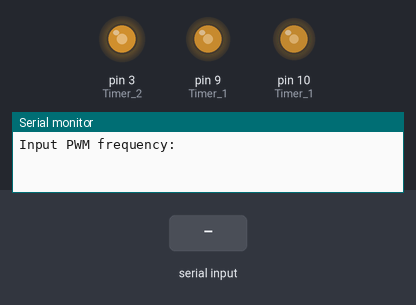
Simulated run of this sketch. Board: Arduino Uno, built with avr-gcc and run on an emulated ATmega328P. Parts: output pins drawn as LEDs (lit = HIGH), the last lines printed to the serial monitor. Inputs (shaded band) come from the test bench.

Above: at 1.2 s.
1.3 s: "90,45,200\n" received over Serial
At 1.6 s:
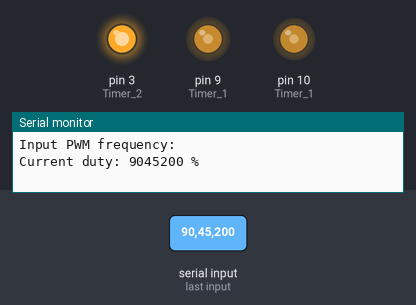
2.8 s: "T90\n" received over Serial
At 3.7 s:
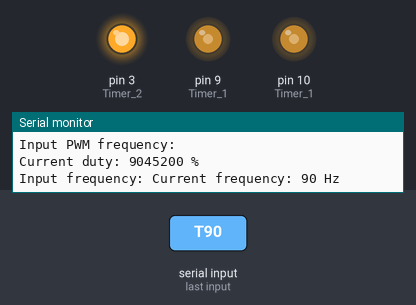
4.3 s: "T,45\n" received over Serial
At 4.9 s:
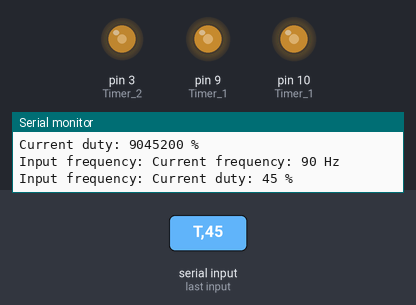
5.8 s: "S\n" received over Serial
At 7.0 s:
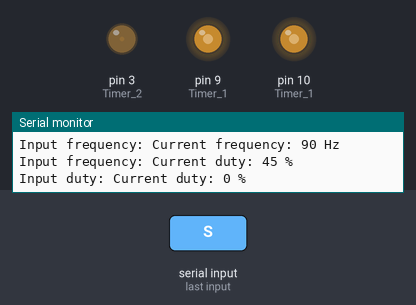
7.3 s: "T\n" received over Serial
At 8.3 s:
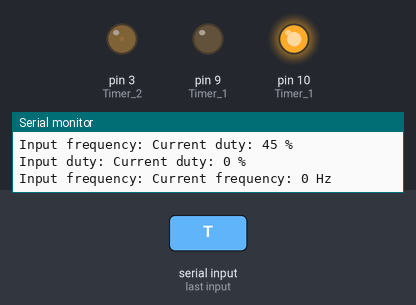
8.8 s: "5\n" received over Serial
At 9.7 s:
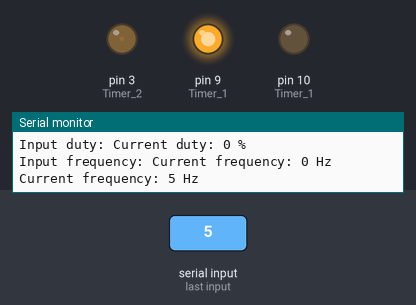
Timing chart, 0 to 11.3 s (numbered marks = the images above; inputs shaded):
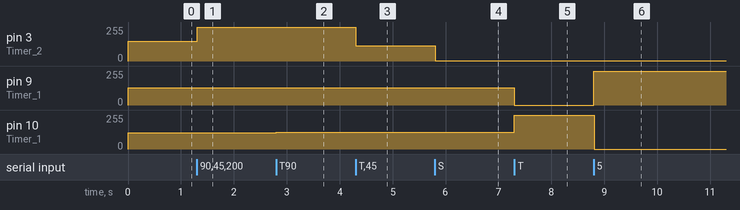

The sketch:

PWM2.ino
```cpp
#define TM_BITS 254
#define DUTY_SCALER 2.54

String inString = "";    // string to hold input
unsigned long g = 0;
char mode; //if mode == T => setup frequency
           //if mode == S => setup duty
bool in_mode = false;

void setup() {
  pinMode (9, OUTPUT);    // Timer 1 "B" output: OC1B
  pinMode (10, OUTPUT);   // Timer 1 "A" output: OC1A
  pinMode (3, OUTPUT);      // Timer 2 "B" output: OC2B

//configure 2nd timer at FASTPWM mode (output is pin 3)
// Set OC2B on Compare Match when up-counting.
  TCCR2A = bit(COM2B1)|bit(WGM21)|bit(WGM20);
  TCCR2B = bit(CS20); //prescaler of 1
  OCR2B = 150;  // ini lvl of pwm (1-254)


  // Set OC1A on Compare Match when up-counting.
  // Clear OC1B on Compare Match when up-counting.
  TCCR1A =  bit (COM1B1) | bit (COM1A1) | bit (COM1A0);
  TCCR1B = bit (WGM13) | bit (CS10);         // phase correct PWM, prescaler of 1
  ICR1H = 0;
  ICR1L = TM_BITS;
  OCR1A = 125;
  OCR1B = 121;

  Serial.begin(9600);
  while (!Serial) {
    ;
  }
  Serial.println("Input PWM frequency:");
  Serial.println();

}


void set_duty(int duty){ // 0..100
  duty = round(duty*DUTY_SCALER);
  if (duty > TM_BITS){
    duty = 254;
  }
  if (duty < 1){
    duty = 1;
    }
  OCR2B = duty;
}


void set_freq(unsigned long freq){
  unsigned long top = round(8000000/freq); //where 8000000 = f_clk / 2
  unsigned long temp = 0;
  if (top > TM_BITS){
     top = TM_BITS; // avoid overrange
  }
  if (top < 10){
    top = 10;  // avoid overrange
    }
      ICR1L = top;
      temp = round(top/2);
      OCR1A = temp;
      OCR1B = temp - 1;
      temp = 0;
}

void loop() {
  while (Serial.available() > 0) {
    int inChar = Serial.read();
    if (isDigit(inChar)) {
      inString += (char)inChar;
    }
    else if (inChar != '\n')
    {
      mode = inChar;
      in_mode = true;
      if (mode == 'T'){
          Serial.print("Input frequency: ");
          in_mode = false;
        }
        if (mode == 'S'){
          Serial.print("Input duty: ");
        }
    }

    if ((inChar == '\n')&&(!in_mode))
    {
      Serial.print("Current frequency: ");
      Serial.print(inString.toInt());
      Serial.println(" Hz");
      g = inString.toInt();
      set_freq(g);
      inString = "";
    }
    if ((inChar == '\n')&&(in_mode))
    {
      Serial.print("Current duty: ");
      Serial.print(inString.toInt());
      Serial.println(" %");
      g = inString.toInt();
      set_duty(g);
      inString = "";
    }
  }
}
```

Measured:
- after the input at 1.3 s, pin 3 (Timer_2): 150/255 → 254/255 at once
- after the input at 2.8 s, pin 9 (Timer_1): 130/255 → 128/255 at once; pin 10 (Timer_1): 121/255 → 126/255 at once
- after the input at 4.3 s, pin 3 (Timer_2): 254/255 → 114/255 at once
- after the input at 5.8 s, pin 3 (Timer_2): 114/255 → 1/255 at once
- after the input at 7.3 s, pin 9 (Timer_1): 128/255 → 0/255 at once; pin 10 (Timer_1): 126/255 → 255/255 at once
- after the input at 8.8 s, pin 9 (Timer_1): 0/255 → 255/255 at once; pin 10 (Timer_1): 255/255 → 0/255 at once
